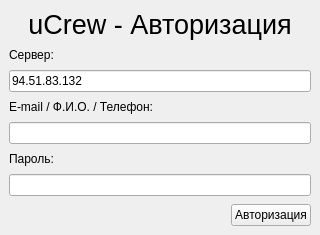
<?xml version="1.0" encoding="UTF-8"?>
<ui version="4.0">
 <class>MainWindow</class>
 <widget class="QMainWindow" name="MainWindow">
  <property name="windowModality">
   <enum>Qt::NonModal</enum>
  </property>
  <property name="geometry">
   <rect>
    <x>0</x>
    <y>0</y>
    <width>320</width>
    <height>235</height>
   </rect>
  </property>
  <property name="sizePolicy">
   <sizepolicy hsizetype="Fixed" vsizetype="Fixed">
    <horstretch>0</horstretch>
    <verstretch>0</verstretch>
   </sizepolicy>
  </property>
  <property name="maximumSize">
   <size>
    <width>320</width>
    <height>235</height>
   </size>
  </property>
  <property name="windowTitle">
   <string>uCrew - Авторизация</string>
  </property>
  <property name="windowIcon">
   <iconset>
    <normaloff>../resources/icon.png</normaloff>../resources/icon.png</iconset>
  </property>
  <widget class="QWidget" name="centralwidget">
   <layout class="QVBoxLayout" name="verticalLayout_3">
    <property name="spacing">
     <number>2</number>
    </property>
    <item>
     <widget class="QLabel" name="lblUcrew">
      <property name="font">
       <font>
        <pointsize>20</pointsize>
       </font>
      </property>
      <property name="text">
       <string>uCrew - Авторизация</string>
      </property>
      <property name="alignment">
       <set>Qt::AlignCenter</set>
      </property>
      <property name="margin">
       <number>0</number>
      </property>
     </widget>
    </item>
    <item>
     <widget class="QLabel" name="lblServer">
      <property name="text">
       <string>Сервер:</string>
      </property>
     </widget>
    </item>
    <item>
     <widget class="QLineEdit" name="txtServer">
      <property name="text">
       <string>94.51.83.132</string>
      </property>
     </widget>
    </item>
    <item>
     <widget class="QLabel" name="lblLogin">
      <property name="text">
       <string>E-mail / Ф.И.О. / Телефон:</string>
      </property>
     </widget>
    </item>
    <item>
     <widget class="QLineEdit" name="txtLogin"/>
    </item>
    <item>
     <widget class="QLabel" name="lblPassword">
      <property name="text">
       <string>Пароль:</string>
      </property>
     </widget>
    </item>
    <item>
     <widget class="QLineEdit" name="txtPassword">
      <property name="echoMode">
       <enum>QLineEdit::Password</enum>
      </property>
     </widget>
    </item>
    <item>
     <layout class="QGridLayout" name="gridLayout">
      <property name="topMargin">
       <number>6</number>
      </property>
      <property name="spacing">
       <number>2</number>
      </property>
      <item row="0" column="1">
       <widget class="QPushButton" name="btnAuth">
        <property name="text">
         <string>Авторизация</string>
        </property>
       </widget>
      </item>
      <item row="0" column="0">
       <spacer name="horizontalSpacer">
        <property name="orientation">
         <enum>Qt::Horizontal</enum>
        </property>
        <property name="sizeHint" stdset="0">
         <size>
          <width>40</width>
          <height>20</height>
         </size>
        </property>
       </spacer>
      </item>
     </layout>
    </item>
   </layout>
  </widget>
  <widget class="QMenuBar" name="menubar">
   <property name="geometry">
    <rect>
     <x>0</x>
     <y>0</y>
     <width>320</width>
     <height>22</height>
    </rect>
   </property>
  </widget>
 </widget>
 <resources/>
 <connections/>
</ui>
